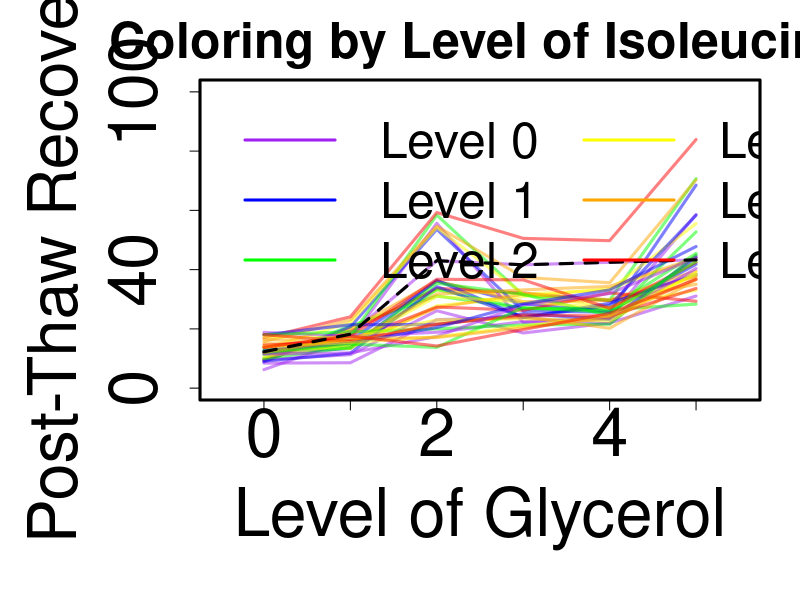
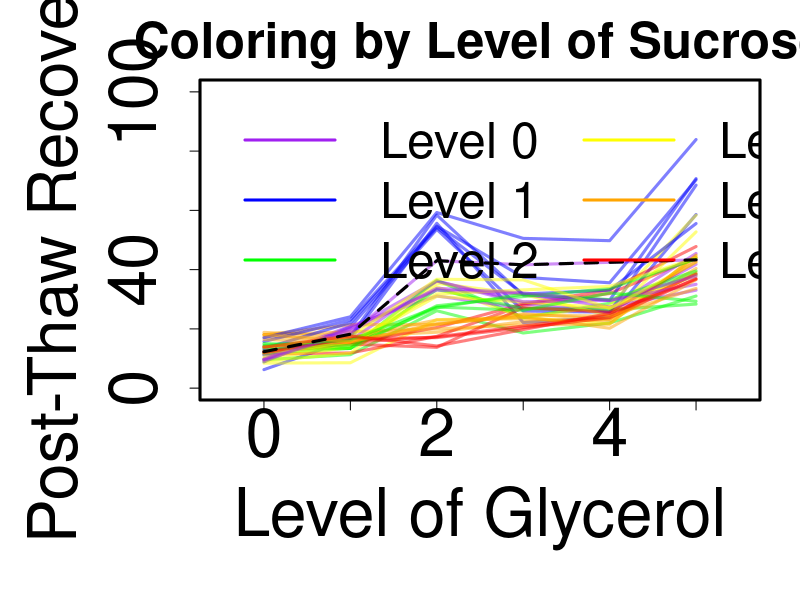
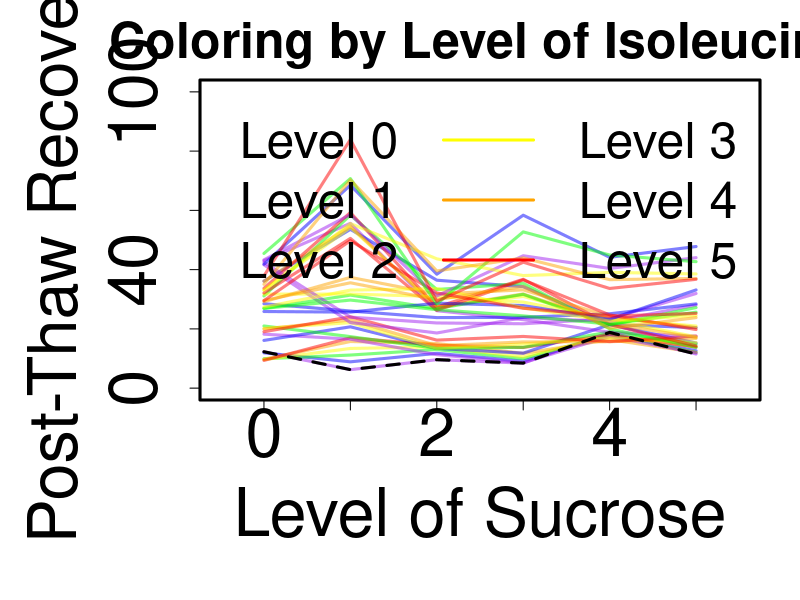
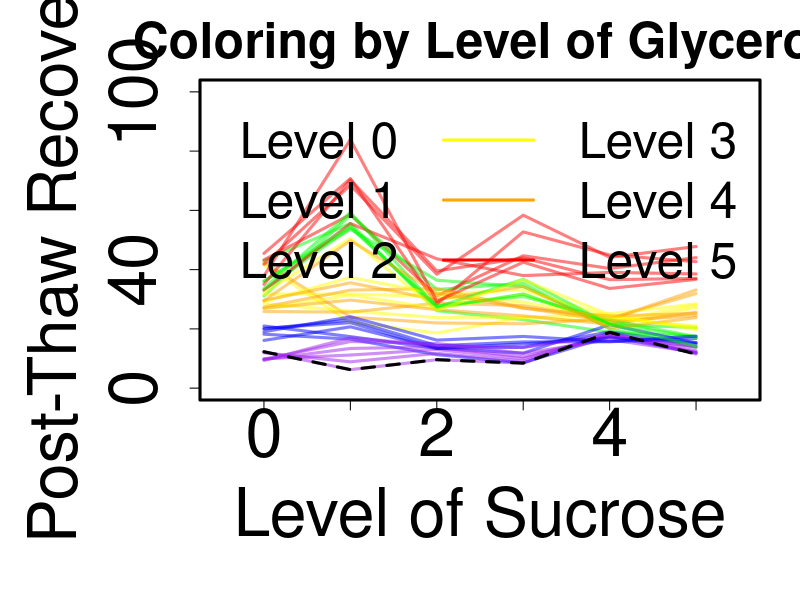
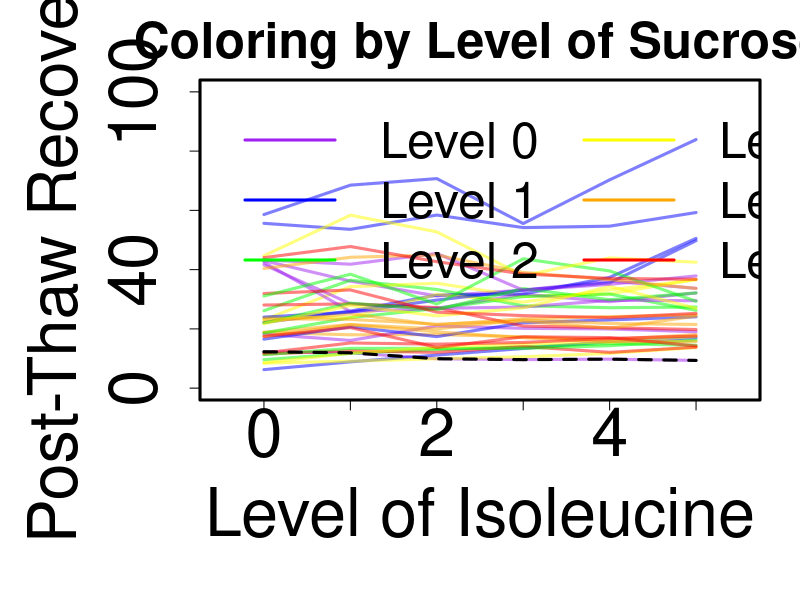
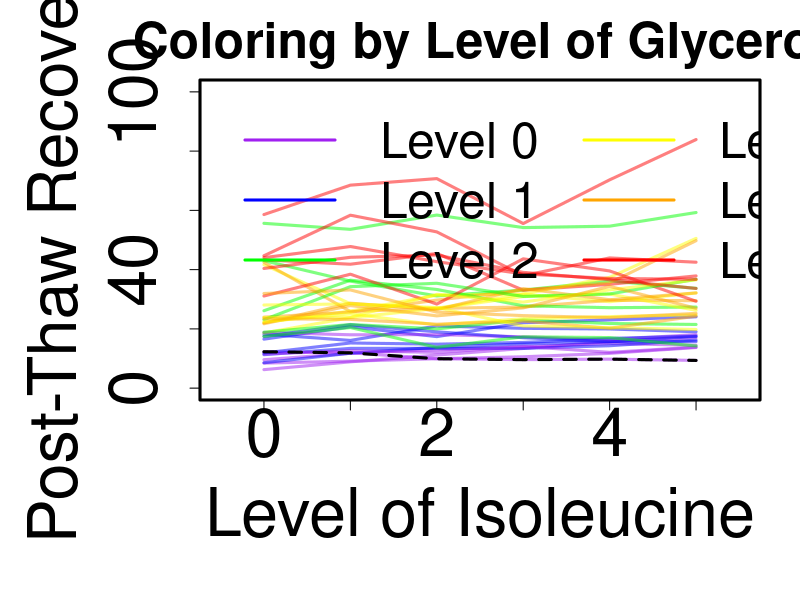

Write the R code that produced these figures, in order.
setwd("D:/07_Statistical Analysis/SGI")
data = read.table("SGI.csv",header=F,sep=',')
colnames(data)<-c("S","G","I","R") #assign column name

colors = c("purple", "blue", "green", "yellow", "orange", "red")

#function to make transparent colors
transp = function(color, pctTransp=0.25) {
  rgb.num = grDevices::col2rgb(color)
  rgb(rgb.num[1], rgb.num[2], rgb.num[3], pctTransp*256, max=256)
}

#function to make the plot
#main is the x-axis osmolyte
#color is the osmolyte to which the coloring will correspond
#fixed is the other osmolyte
#Recovery is the post-thaw recovery vector
#colorName is the name of the "color" osmolyte
#mainName is the name of the "main" osmolyte
plotSpaghetti = function(main, color, fixed, Recovery, colorName, mainName, legendLocation="topleft") {
  plot(main,Recovery,type="n",
       ylab="Post-Thaw Recovery",ylim=c(0,100), xlab=paste0("Level of ",mainName),
       main=paste0("Coloring by Level of ",colorName),
       xlim=c(-0.5,5.5), cex.axis=4.0,cex.lab=4.0,cex.main=3.0)
  #
  for (i in 0:5) {
    for (j in 0:5) {
      points(main[which(fixed==i & color==j)], Recovery[which(fixed==i & color==j)], 
             type="l", lty=1, lwd=3, col=transp(colors[j+1],0.5))
    }
  }
  points(main[which(fixed==0 & color==0)], Recovery[which(fixed==0 & color==0)], 
         type="l", lty=2, lwd =3, col="black")
  legend(legendLocation, paste("Level", 0:5), col=colors, lty=1, bty="n",cex=3.0,ncol=2)
}


#glycerol
jpeg('G_I.jpeg',width=900,height=900)
par(mar=c(10, 10, 4, 2),mgp=c(6,2,0),lwd=3)
plotSpaghetti(data$G, data$I, data$S, data$R, "Isoleucine", "Glycerol")
dev.off()

jpeg('G_S.jpeg',width=900,height=900)
par(mar=c(10, 10, 4, 2),mgp=c(6,2,0),lwd=3)
plotSpaghetti(data$G, data$S, data$I, data$R, "Sucrose", "Glycerol")
dev.off()

#sucrose
jpeg('S_I.jpeg',width=900,height=900)
par(mar=c(10, 10, 4, 2),mgp=c(6,2,0),lwd=3)
plotSpaghetti(data$S, data$I, data$G, data$R, "Isoleucine", "Sucrose", "topright")
dev.off()

jpeg('S_G.jpeg',width=900,height=900)
par(mar=c(10, 10, 4, 2),mgp=c(6,2,0),lwd=3)
plotSpaghetti(data$S, data$G, data$I, data$R, "Glycerol", "Sucrose", "topright")
dev.off()

#isoleucine
jpeg('I_S.jpeg',width=900,height=900)
par(mar=c(10, 10, 4, 2),mgp=c(6,2,0),lwd=3)
plotSpaghetti(data$I, data$S, data$G, data$R, "Sucrose", "Isoleucine")
dev.off()

jpeg('I_G.jpeg',width=900,height=900)
par(mar=c(10, 10, 4, 2),mgp=c(6,2,0),lwd=3)
plotSpaghetti(data$I, data$G, data$S, data$R, "Glycerol", "Isoleucine")
dev.off()